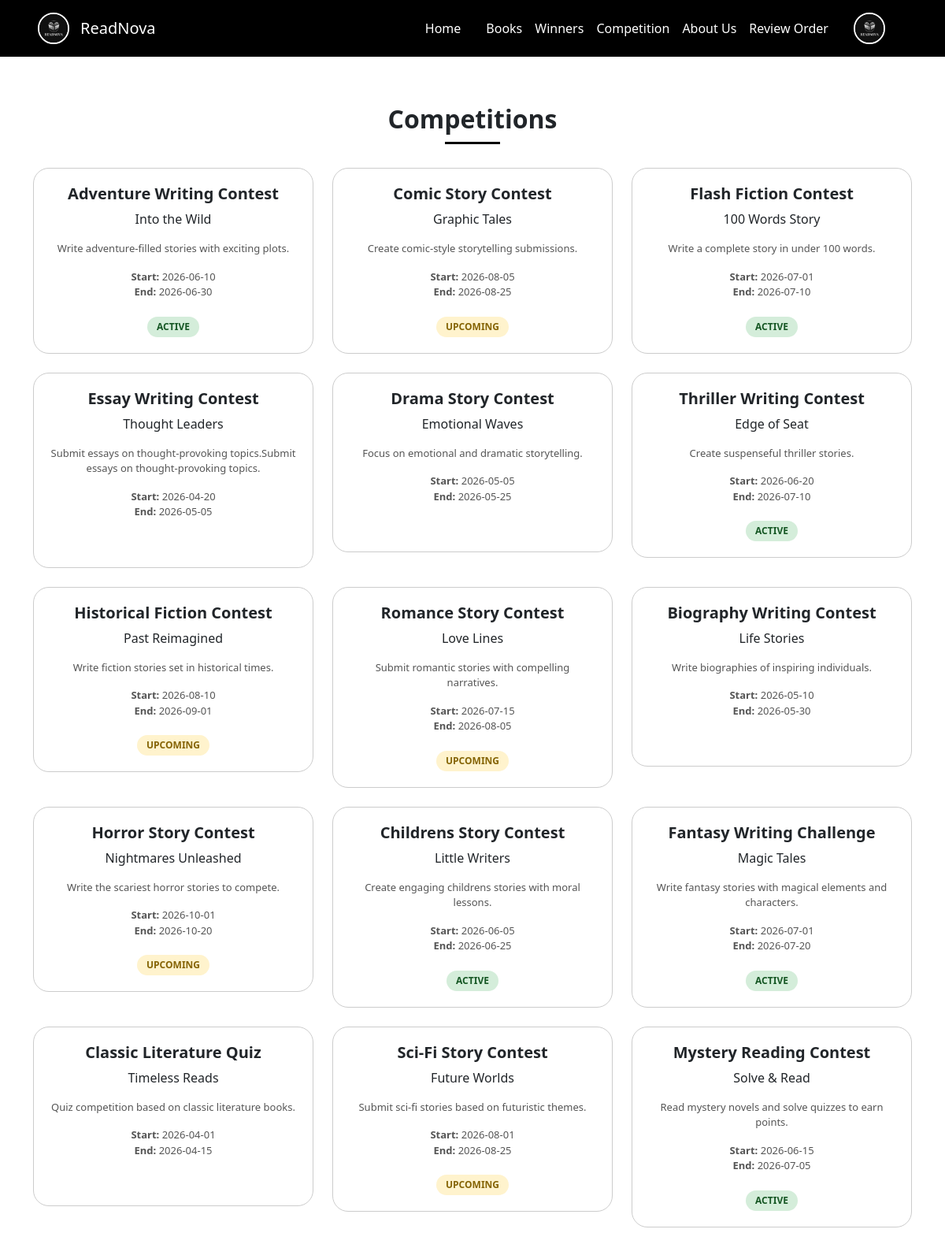
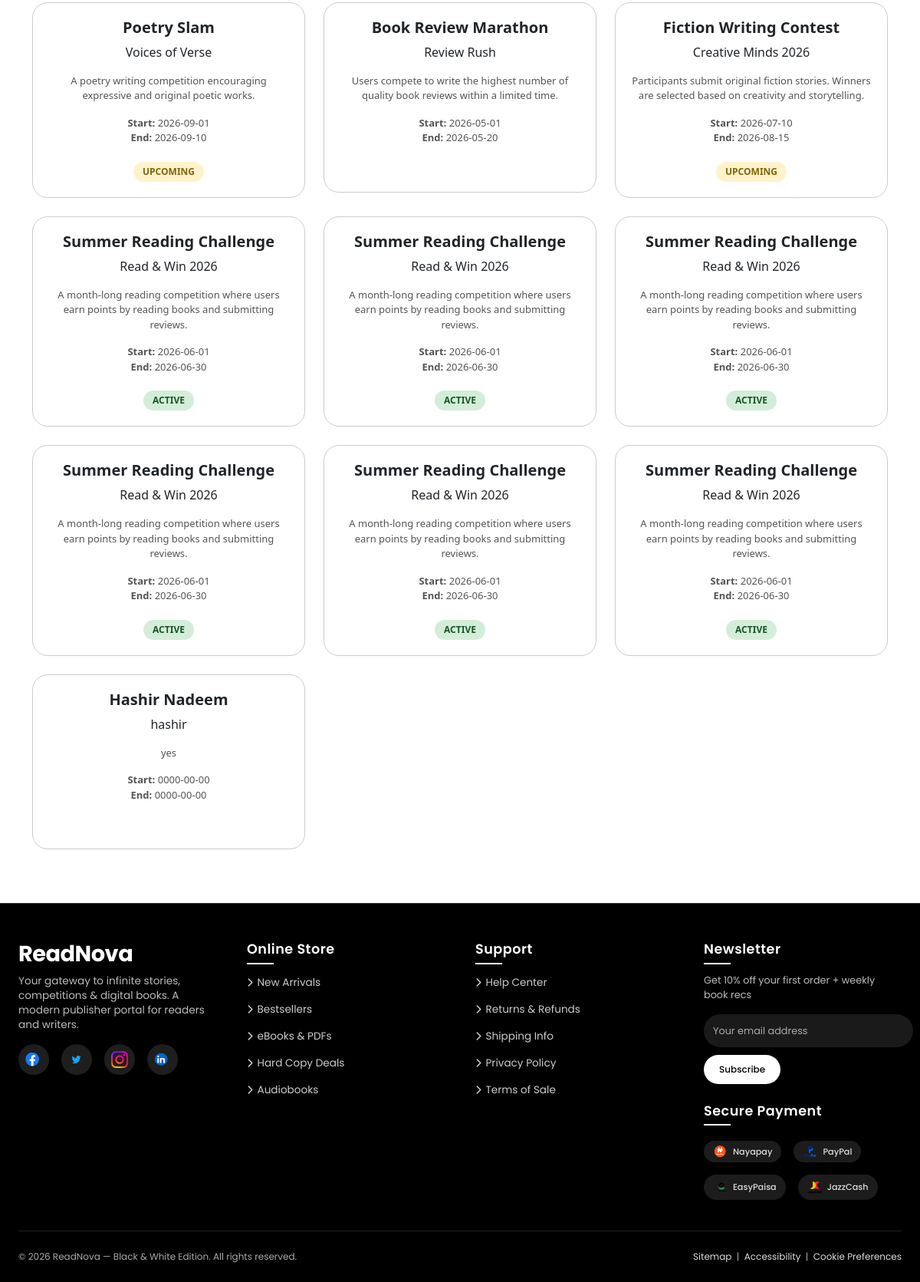
Screenshot of /competition.php with the database file from the repository (2 pictures, top to bottom).
### tables this page shows
CREATE TABLE `competitions` (
  `id` int(11) NOT NULL,
  `name` varchar(255) NOT NULL,
  `title` varchar(255) NOT NULL,
  `description` text NOT NULL,
  `start_date` date NOT NULL,
  `end_date` date NOT NULL,
  `status` enum('active','upcoming','closed') DEFAULT 'upcoming',
  `created_at` timestamp NOT NULL DEFAULT current_timestamp(),
  `competition_number` int(11) NOT NULL
);

### competition.php (the view, shortened to what this page needs)
<?php
include("includes/connection.php");
$query  = "SELECT * FROM competitions ORDER BY id DESC";
$result = mysqli_query($conn, $query);
$data = [];
while($row = mysqli_fetch_assoc($result)){
    $data[] = [
        "name"        => $row['name'],
        "title"       => $row['title'],
        "description" => $row['description'],
        "start_date"  => $row['start_date'],
        "end_date"    => $row['end_date'],
        "status"      => $row['status'],
    ];
}
?>
<!DOCTYPE html>
<html lang="en">
<head>
<link href="https://cdn.jsdelivr.net/npm/bootstrap@5.3.2/dist/css/bootstrap.min.css" rel="stylesheet"/>
</head>
<body>
<?php include "includes/header.php"; ?>
<div class="container">
<h2 class="section-title"> Competitions</h2>
<?php if(empty($data)): ?>
    <div class="text-center text-muted py-5">
        No competitions found
    </div>
<?php else: ?>
<div class="row g-4">
<?php foreach($data as $c): ?>
<div class="col-md-4">
    <div class="comp-card">
        <h5><?= htmlspecialchars($c['name']) ?></h5>
        <p><?= htmlspecialchars($c['title']) ?></p>
        <p class="small-text">
            <?= htmlspecialchars($c['description']) ?>
        </p>
        <p class="small-text">
            <b>Start:</b> <?= $c['start_date'] ?><br>
            <b>End:</b> <?= $c['end_date'] ?>
        </p>
        <span class="status <?= strtolower($c['status']) ?>">
            <?= strtoupper($c['status']) ?>
        </span>
    </div>
</div>
<?php endforeach; ?>
</div>
<?php endif; ?>
</div>
<?php include "includes/footer.php"; ?>
</body>
</html>

### competition.php (style rules this page uses)
body { font-family: 'Poppins', sans-serif; background: #fff; color: #000; }
.section-title { text-align: center; margin: 60px 0 30px; font-weight: 700; font-size: 2rem; }
.section-title::after { content: ''; display: block; width: 70px; height: 3px; background: #000; margin: 10px auto; }
.comp-card { border: 1px solid #ccc; padding: 20px; text-align: center; border-radius: 20px; background: #fff; transition: 0.3s; }
.comp-card h5 { font-weight: 600; }
.small-text { font-size: 13px; color: #555; }
.status { display: inline-block; padding: 4px 12px; font-size: 12px; border-radius: 20px; font-weight: bold; margin-top: 5px; }
.active { background: #d4edda; color: #155724; }
.upcoming { background: #fff3cd; color: #856404; }

### rows the page displays
competitions: name "Adventure Writing Contest", title "Into the Wild", description "Write adventure-filled stories with exciting plots.", start_date "2026-06-10", end_date "2026-06-30", status "ACTIVE"
competitions: name "Comic Story Contest", title "Graphic Tales", description "Create comic-style storytelling submissions.", start_date "2026-08-05", end_date "2026-08-25", status "UPCOMING"
competitions: name "Flash Fiction Contest", title "100 Words Story", description "Write a complete story in under 100 words.", start_date "2026-07-01", end_date "2026-07-10", status "ACTIVE"
competitions: name "Essay Writing Contest", title "Thought Leaders", description "Submit essays on thought-provoking topics.Submit essays on thought-provoking topics.", start_date "2026-04-20", end_date "2026-05-05"
competitions: name "Drama Story Contest", title "Emotional Waves", description "Focus on emotional and dramatic storytelling.", start_date "2026-05-05", end_date "2026-05-25"
competitions: name "Thriller Writing Contest", title "Edge of Seat", description "Create suspenseful thriller stories.", start_date "2026-06-20", end_date "2026-07-10", status "ACTIVE"
competitions: name "Historical Fiction Contest", title "Past Reimagined", description "Write fiction stories set in historical times.", start_date "2026-08-10", end_date "2026-09-01", status "UPCOMING"
competitions: name "Romance Story Contest", title "Love Lines", description "Submit romantic stories with compelling narratives.", start_date "2026-07-15", end_date "2026-08-05", status "UPCOMING"
competitions: name "Biography Writing Contest", title "Life Stories", description "Write biographies of inspiring individuals.", start_date "2026-05-10", end_date "2026-05-30"
competitions: name "Horror Story Contest", title "Nightmares Unleashed", description "Write the scariest horror stories to compete.", start_date "2026-10-01", end_date "2026-10-20", status "UPCOMING"
competitions: name "Childrens Story Contest", title "Little Writers", description "Create engaging childrens stories with moral lessons.", start_date "2026-06-05", end_date "2026-06-25", status "ACTIVE"
competitions: name "Fantasy Writing Challenge", title "Magic Tales", description "Write fantasy stories with magical elements and characters.", start_date "2026-07-01", end_date "2026-07-20", status "ACTIVE"
competitions: name "Classic Literature Quiz", title "Timeless Reads", description "Quiz competition based on classic literature books.", start_date "2026-04-01", end_date "2026-04-15"
competitions: name "Sci-Fi Story Contest", title "Future Worlds", description "Submit sci-fi stories based on futuristic themes.", start_date "2026-08-01", end_date "2026-08-25", status "UPCOMING"
competitions: name "Mystery Reading Contest", title "Solve & Read", description "Read mystery novels and solve quizzes to earn points.", start_date "2026-06-15", end_date "2026-07-05", status "ACTIVE"
competitions: name "Poetry Slam", title "Voices of Verse", description "A poetry writing competition encouraging expressive and original poetic works.", start_date "2026-09-01", end_date "2026-09-10", status "UPCOMING"
competitions: name "Book Review Marathon", title "Review Rush", description "Users compete to write the highest number of quality book reviews within a limited time.", start_date "2026-05-01", end_date "2026-05-20"
competitions: name "Fiction Writing Contest", title "Creative Minds 2026", description "Participants submit original fiction stories. Winners are selected based on creativity and storytelling.", start_date "2026-07-10", end_date "2026-08-15", status "UPCOMING"
competitions: name "Summer Reading Challenge", title "Read & Win 2026", description "A month-long reading competition where users earn points by reading books and submitting reviews.", start_date "2026-06-01", end_date "2026-06-30", status "ACTIVE"
competitions: name "Hashir Nadeem", title "hashir", description "yes", start_date "0000-00-00", end_date "0000-00-00"

### other values shown
$c['name'] "Summer Reading Challenge"
$c['title'] "Read & Win 2026"
$c['description'] "A month-long reading competition where users earn points by reading books and submitting reviews."
$c['start_date'] "2026-06-01"
$c['end_date'] "2026-06-30"
$c['status'] "ACTIVE"
